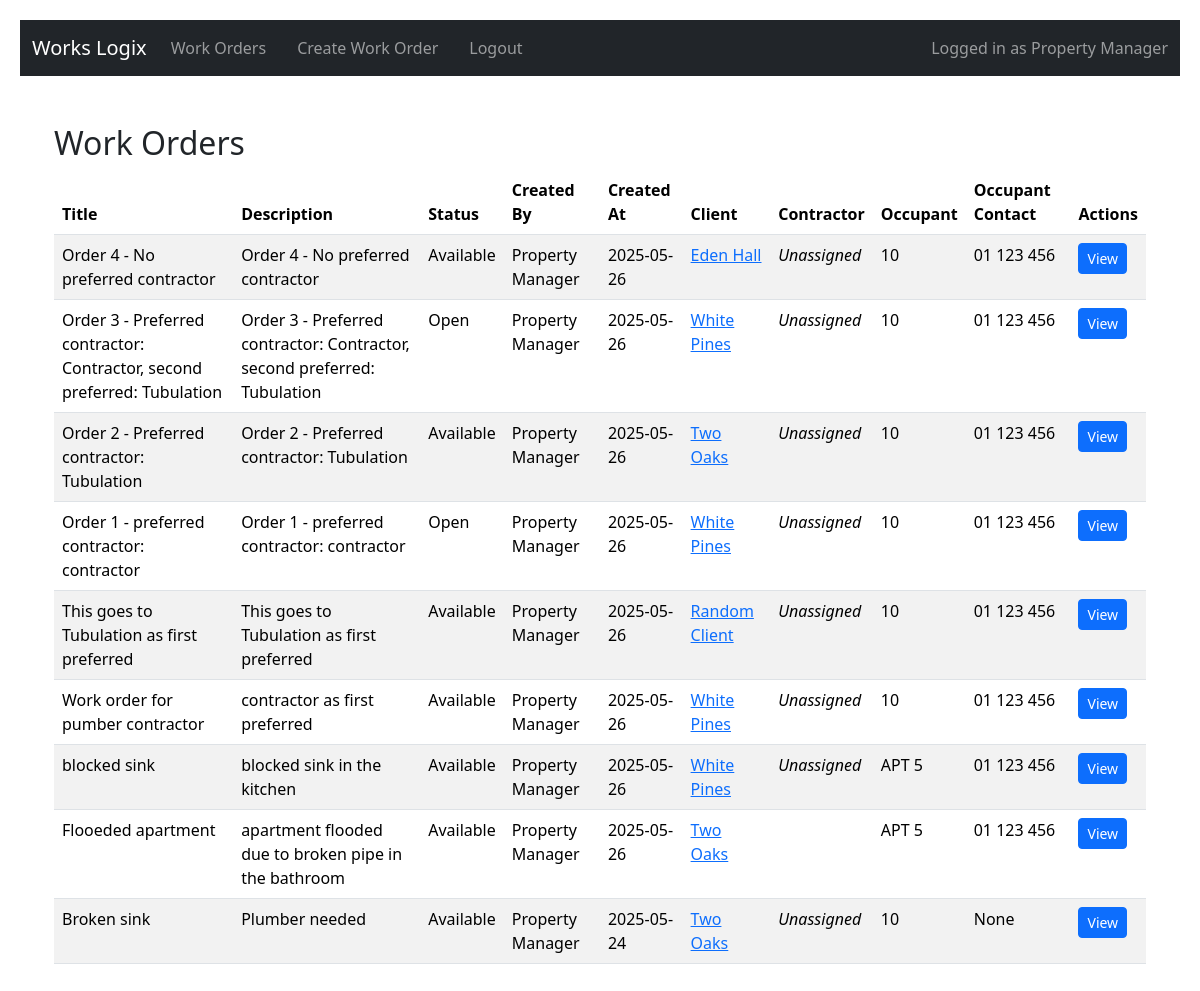
/home (signed in), run on the app's committed database.
### app/models.py (models this page shows, shortened)
class User(UserMixin, db.Model):
    id = db.Column(db.Integer, primary_key=True)
    username = db.Column(db.String(64), nullable=False)
    email = db.Column(db.String(120), unique=True, nullable=False)
    password_hash = db.Column(db.String(300), nullable=False)
    role = db.Column(SQLAlchemyEnum(UserRole), nullable=False)
    business_type = db.Column(db.String(100), nullable=True)

class WorkOrder(db.Model):
    id = db.Column(db.Integer, primary_key=True)
    title = db.Column(db.String(100), nullable=False)
    description = db.Column(db.Text, nullable=False)
    status = db.Column(db.String(20), default='Open')
    created_by = db.Column(db.String(100), nullable=False)
    created_at = db.Column(db.DateTime, default=datetime.utcnow)
    client_id = db.Column(db.Integer, db.ForeignKey('client.id'))
    contractor_id = db.Column(db.Integer, db.ForeignKey('user.id'), nullable=True)
    contractor = db.relationship("User", backref="accepted_work_orders")
    business_type = db.Column(db.String(100))  # Type of contractor service required
    completion_photo = db.Column(db.String(200), nullable=True)
    occupant_apartment = db.Column(db.String(120))
    occupant_phone = db.Column(db.String(120))
    occupant_name = db.Column(db.String(120))
    business_type = db.Column(db.String(100))  # Type of contractor service required
    preferred_contractor_id = db.Column(db.Integer, db.ForeignKey('user.id'), nullable=True)
    second_preferred_contractor_id = db.Column(db.Integer, db.ForeignKey('user.id'), nullable=True)
    rejected_by = db.Column(db.String(500))  # Comma-separated contractor IDs who have rejected
    client = db.relationship('Client', backref='work_orders')
    contractor = db.relationship('User', foreign_keys=[contractor_id])

class Client(db.Model):
    id = db.Column(db.Integer, primary_key=True)
    name = db.Column(db.String(100), nullable=False)
    address = db.Column(db.String(200), nullable=False)
    registration_number = db.Column(db.String(50), nullable=False)
    year_built = db.Column(db.Integer, nullable=False)
    number_of_units = db.Column(db.Integer, nullable=False)

### app/routes.py (the view)
@routes_bp.route('/home')
@login_required
def home():
    if current_user.role == UserRole.ADMIN:
        orders = WorkOrder.query.order_by(WorkOrder.created_at.desc()).all()
    elif current_user.role == UserRole.MANAGER:
        orders = WorkOrder.query.filter_by(created_by=current_user.username).order_by(WorkOrder.created_at.desc()).all()
    else:
        abort(403)
    return render_template('home.html', orders=orders)

### app/__init__.py (called while the page is built)
@login_manager.user_loader
def load_user(user_id):
    return User.query.get(int(user_id))

def create_app():
    app = Flask(__name__)
    app.config.from_object(Config)
    db.init_app(app)
    login_manager.init_app(app)
    Migrate(app, db)
    from app.routes import routes_bp
    from app.auth import auth_bp
    app.register_blueprint(routes_bp)
    app.register_blueprint(auth_bp)
    @app.context_processor
    def inject_roles():
        return {
            'ROLE_ADMIN': UserRole.ADMIN.value,
            'ROLE_MANAGER': UserRole.MANAGER.value,
            'ROLE_CONTRACTOR': UserRole.CONTRACTOR.value
        }
    @app.context_processor
    def inject_roles():
        return {
            'ROLE_ADMIN': UserRole.ADMIN.value,
            'ROLE_MANAGER': UserRole.MANAGER.value,
            'ROLE_CONTRACTOR': UserRole.CONTRACTOR.value
        }
    return app

### app/templates/home.html
{% extends 'base.html' %}
{% block content %}
<div class="container mt-4">
    <h2>Work Orders</h2>
    {% if orders %}
        <table class="table table-striped table-hover">
            <thead>
                <tr>
                    <th>Title</th>
                    <th>Description</th>
                    <th>Status</th>
                    <th>Created By</th>
                    <th>Created At</th>
                    <th>Client</th>
                    <th>Contractor</th>
                    <th>Occupant</th>
                    <th>Occupant Contact</th>
                    <th>Actions</th>
                </tr>
            </thead>
            <tbody>
                {% for order in orders %}
                <tr>
                    <td>{{ order.title }}</td>
                    <td>{{ order.description }}</td>
                    <td>{{ order.status }}</td>
                    <td>{{ order.created_by }}</td>
                    <td>{{ order.created_at.strftime('%Y-%m-%d') }}</td>
                    <td>
                        <a href="{{ url_for('routes.client_detail', client_id=order.client.id) }}">
                        {{ order.client.name }}
                        </a>
                    </td>
                    <td>
                        {% if order.contractor %}
                        <a href="{{ url_for('routes.contractor_detail', contractor_id=order.contractor.id) }}">
                            {{ order.contractor.company_name if order.contractor else '—' }}
                        </a>
                        {% else %}
                        <em>Unassigned</em>
                        {% endif %}
                        </td>
                        <td>{{ order.occupant_apartment }}</td>
                        <td>{{ order.occupant_phone }}</td>
                    <td>
                        <a class="btn btn-sm btn-primary" href="{{ url_for('routes.work_order_detail', order_id=order.id) }}">
                            View
                        </a>
                    </td>
                </tr>
            {% endfor %}
        </tbody>
    </table>
    {% endif %}
{% endblock %}

### app/templates/base.html (shortened to what this page needs)
<!DOCTYPE html>
<html lang="en">
<head>
  <link rel="stylesheet" href="{{ url_for('static', filename='css/style.css') }}">
  <link href="https://cdn.jsdelivr.net/npm/bootstrap@5.3.3/dist/css/bootstrap.min.css" rel="stylesheet">
</head>
<body>
  <nav class="navbar navbar-expand-lg navbar-dark bg-dark">
    <div class="container-fluid">
      <a class="navbar-brand" href="#">Works Logix</a>
      <div class="collapse navbar-collapse" id="navbarNav">
        <ul class="navbar-nav me-auto mb-2 mb-lg-0">
          {% if current_user.is_authenticated %}
          {% if current_user.role.value == ROLE_ADMIN %}
          <li class="nav-item">
            <a class="nav-link" href="{{ url_for('routes.admin_dashboard') }}">Dashboard</a>
          </li>
          <li class="nav-item">
            <a class="nav-link" href="{{ url_for('routes.home') }}">Work Orders</a>
          </li>
            {% elif current_user.role.value == ROLE_MANAGER %}
              <li class="nav-item">
                <a class="nav-link" href="{{ url_for('routes.home') }}">Work Orders</a>
              </li>
              <li class="nav-item">
                <a class="nav-link" href="{{ url_for('routes.create_work_order') }}">Create Work Order</a>
              </li>
              {% elif current_user.role.value == ROLE_CONTRACTOR %}
              <li class="nav-item">
                <a class="nav-link" href="{{ url_for('routes.contractor_home') }}">My Work</a>
              </li>
            {% endif %}
          {% endif %}
          {% if current_user.is_authenticated %}
            <li class="nav-item">
              <a class="nav-link" href="{{ url_for('auth.logout') }}">Logout</a>
            </li>
          {% endif %}
        </ul>
        {% if current_user.is_authenticated %}
          <span class="navbar-text ms-auto">
            Logged in as {{ current_user.username }}
          </span>
        {% endif %}
      </div>
    </div>
  </nav>
  {% if current_user.is_authenticated %}
  <p class="text-end text-white me-3">Logged in as {{ current_user.username }} ({{ current_user.role }})</p>
  {% endif %}
  <div class="container">
    {% block content %}{% endblock %}
  </div>
</body>
</html>

### app/static/css/style.css (style rules this page uses)
body { font-family: Arial, sans-serif; padding: 20px; background-color: #f6f6f6; }
nav a { margin-right: 15px; text-decoration: none; }
.container { margin-top: 20px; }

### data on the page
User: username "Property Manager"
WorkOrder: title "Order 4 - No preferred contractor", description "Order 4 - No preferred contractor", status "Available", created_by "Property Manager", created_at "2025-05-26", client.name "Eden Hall", shows "Unassigned", occupant_apartment "10", occupant_phone "01 123 456"
WorkOrder: title "Order 3 - Preferred contractor: Contractor, second preferred: Tubulation", description "Order 3 - Preferred contractor: Contractor, second preferred: Tubulation", status "Open", created_by "Property Manager", created_at "2025-05-26", client.name "White Pines", shows "Unassigned", occupant_apartment "10", occupant_phone "01 123 456"
WorkOrder: title "Order 2 - Preferred contractor: Tubulation", description "Order 2 - Preferred contractor: Tubulation", status "Available", created_by "Property Manager", created_at "2025-05-26", client.name "Two Oaks", shows "Unassigned", occupant_apartment "10", occupant_phone "01 123 456"
WorkOrder: title "Order 1 - preferred contractor: contractor", description "Order 1 - preferred contractor: contractor", status "Open", created_by "Property Manager", created_at "2025-05-26", client.name "White Pines", shows "Unassigned", occupant_apartment "10", occupant_phone "01 123 456"
WorkOrder: title "This goes to Tubulation as first preferred", description "This goes to Tubulation as first preferred", status "Available", created_by "Property Manager", created_at "2025-05-26", client.name "Random Client", shows "Unassigned", occupant_apartment "10", occupant_phone "01 123 456"
WorkOrder: title "Work order for pumber contractor", description "contractor as first preferred", status "Available", created_by "Property Manager", created_at "2025-05-26", client.name "White Pines", shows "Unassigned", occupant_apartment "10", occupant_phone "01 123 456"
WorkOrder: title "blocked sink", description "blocked sink in the kitchen", status "Available", created_by "Property Manager", created_at "2025-05-26", client.name "White Pines", shows "Unassigned", occupant_apartment "APT 5", occupant_phone "01 123 456"
WorkOrder: title "Flooeded apartment", description "apartment flooded due to broken pipe in the bathroom", status "Available", created_by "Property Manager", created_at "2025-05-26", client.name "Two Oaks", occupant_apartment "APT 5", occupant_phone "01 123 456"
WorkOrder: title "Broken sink", description "Plumber needed", status "Available", created_by "Property Manager", created_at "2025-05-24", client.name "Two Oaks", shows "Unassigned", occupant_apartment "10", occupant_phone "None"
